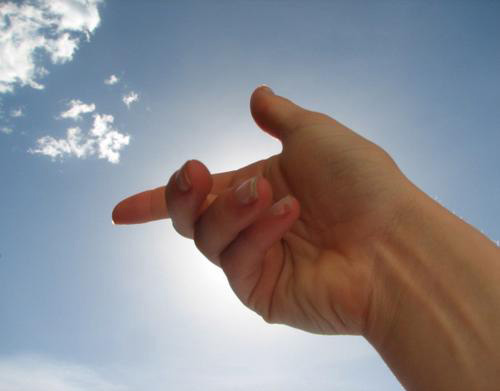
#> input picture MyJavaProject/hand.jpg, 500 x 391 px
$ python gaussian.py ../MyJavaProject/hand.jpg 100 out
#> lines starting #> are read from the running program, lines starting #| are printed output that depends on the picture
import os
import numpy as np
from scipy.signal import convolve2d
from PIL import Image
import sys

def create_gaussian_filter(size):
    sigma = 1.0
    center = size // 2
    x, y = np.meshgrid(np.arange(-center, center+1), np.arange(-center, center+1))
    exponent = -(x**2 + y**2) / (2 * sigma**2)
    gaussian_filter = np.exp(exponent)
    gaussian_filter /= np.sum(gaussian_filter)
    return gaussian_filter

def apply_gaussian_filter(image_path, filter_size, output_directory):
#> called with image_path = '../MyJavaProject/hand.jpg', filter_size = 100, output_directory = 'out'
    image = np.array(Image.open(image_path).convert('L'))
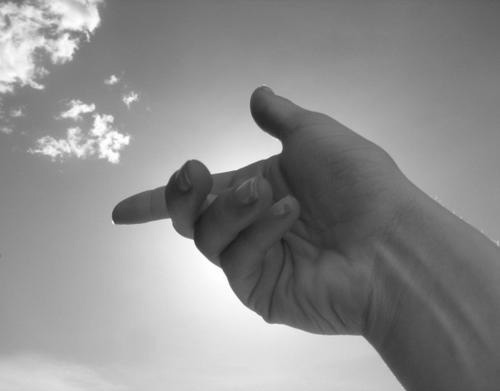
#> image: shape (391, 500); min 27, max 255, mean 141.5
    gaussian_filter = create_gaussian_filter(filter_size)
    filtered_image = convolve2d(image, gaussian_filter, mode='same', boundary='symm')

    # Enregistrer l'image filtrée dans le répertoire spécifié
    output_path = os.path.join(output_directory, f"gaussien{filter_size}.png")
    Image.fromarray(filtered_image.astype(np.uint8)).save(output_path)
    print("Image Gaussienne enregistrée avec succès :", output_path)

if __name__ == "__main__":
    image_path = sys.argv[1]
    filter_size = int(sys.argv[2])
    output_directory = sys.argv[3]
    apply_gaussian_filter(image_path, filter_size, output_directory)
